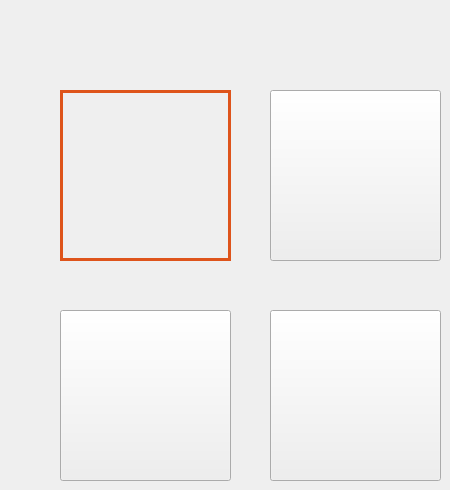
   <widget class="QWidget" name="page_8">
    <property name="styleSheet">
     <string notr="true">QPushButton{color: rgba(255, 255, 255, 0);}
QPushButton:hover{
/*background-color: rgba(222, 84, 27, 105);*/
background-color: rgba(222, 222, 222, 55);
}</string>
    </property>
    <widget class="QLabel" name="label_37">
     <property name="geometry">
      <rect>
       <x>60</x>
       <y>90</y>
       <width>161</width>
       <height>171</height>
      </rect>
     </property>
     <property name="text">
      <string/>
     </property>
     <property name="pixmap">
      <pixmap resource="../../images/images.qrc">:/design/9-1.png</pixmap>
     </property>
    </widget>
    <widget class="QLabel" name="label_38">
     <property name="geometry">
      <rect>
       <x>270</x>
       <y>90</y>
       <width>161</width>
       <height>171</height>
      </rect>
     </property>
     <property name="text">
      <string/>
     </property>
     <property name="pixmap">
      <pixmap resource="../../images/images.qrc">:/design/9-2.png</pixmap>
     </property>
    </widget>
    <widget class="QLabel" name="label_39">
     <property name="geometry">
      <rect>
       <x>60</x>
       <y>310</y>
       <width>161</width>
       <height>171</height>
      </rect>
     </property>
     <property name="text">
      <string/>
     </property>
     <property name="pixmap">
      <pixmap resource="../../images/images.qrc">:/design/9-3.png</pixmap>
     </property>
    </widget>
    <widget class="QLabel" name="label_40">
     <property name="geometry">
      <rect>
       <x>270</x>
       <y>310</y>
       <width>161</width>
       <height>171</height>
      </rect>
     </property>
     <property name="text">
      <string/>
     </property>
     <property name="pixmap">
      <pixmap resource="../../images/images.qrc">:/design/9-4.png</pixmap>
     </property>
    </widget>
    <widget class="QPushButton" name="pushButton91">
     <property name="geometry">
      <rect>
       <x>60</x>
       <y>90</y>
       <width>171</width>
       <height>171</height>
      </rect>
     </property>
     <property name="styleSheet">
      <string notr="true">border:3px solid rgb(222,84,27);</string>
     </property>
     <property name="text">
      <string>双省</string>
     </property>
    </widget>
    <widget class="QPushButton" name="pushButton92">
     <property name="geometry">
      <rect>
       <x>270</x>
       <y>90</y>
       <width>171</width>
       <height>171</height>
      </rect>
     </property>
     <property name="styleSheet">
      <string notr="true"/>
     </property>
     <property name="text">
      <string>单省</string>
     </property>
    </widget>
    <widget class="QPushButton" name="pushButton93">
     <property name="geometry">
      <rect>
       <x>60</x>
       <y>310</y>
       <width>171</width>
       <height>171</height>
      </rect>
     </property>
     <property name="styleSheet">
      <string notr="true"/>
     </property>
     <property name="text">
      <string>无省</string>
     </property>
    </widget>
    <widget class="QPushButton" name="pushButton94">
     <property name="geometry">
      <rect>
       <x>270</x>
       <y>310</y>
       <width>171</width>
       <height>171</height>
      </rect>
     </property>
     <property name="styleSheet">
      <string notr="true"/>
     </property>
     <property name="text">
      <string>缩褶</string>
     </property>
    </widget>
    <zorder>label_38</zorder>
    <zorder>label_39</zorder>
    <zorder>label_40</zorder>
    <zorder>label_37</zorder>
    <zorder>pushButton91</zorder>
    <zorder>pushButton92</zorder>
    <zorder>pushButton93</zorder>
    <zorder>pushButton94</zorder>
   </widget>
